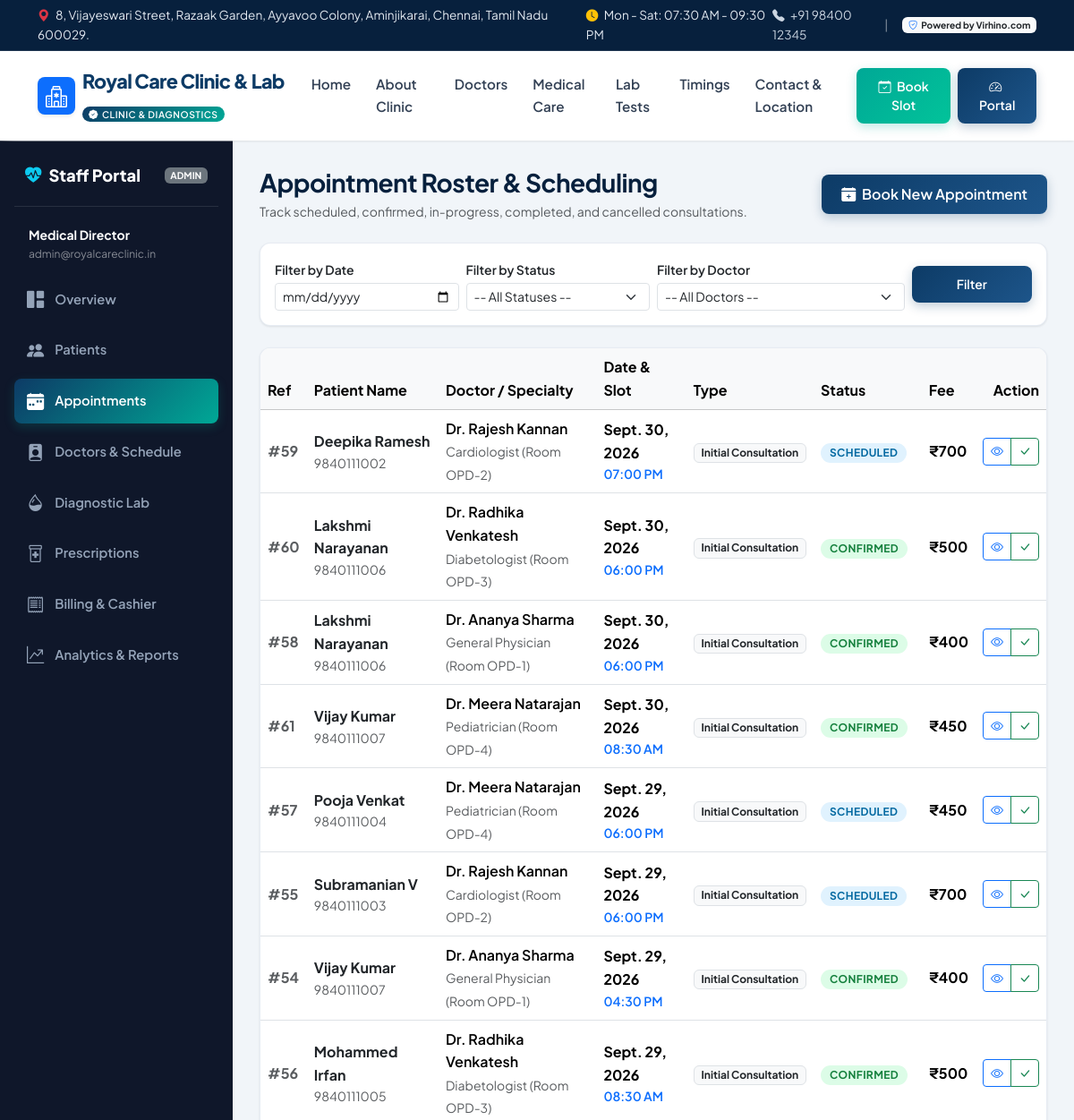
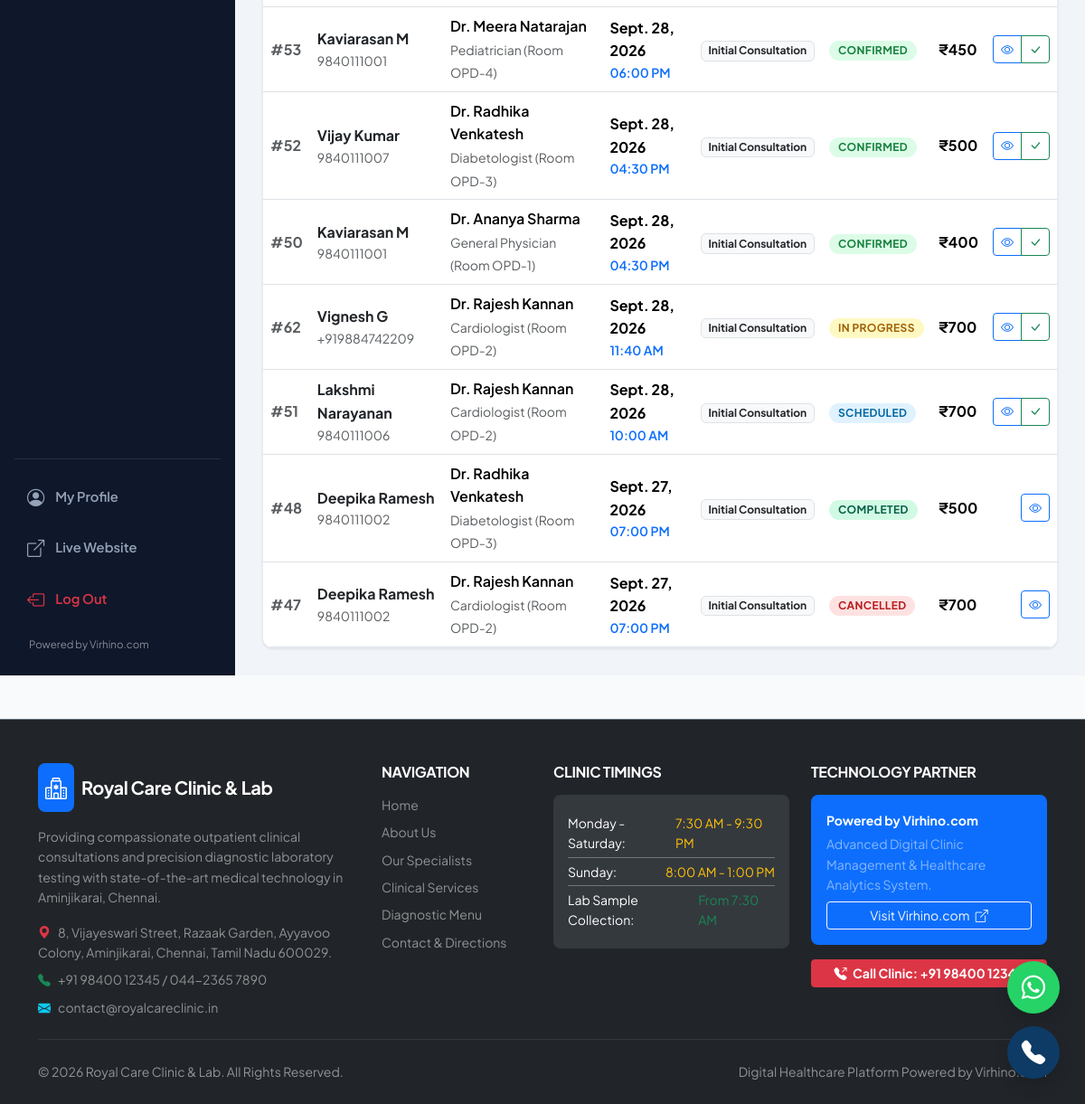
Page /appointments/ (signed in) on the committed database (2 pictures, top to bottom).
### accounts/models.py (models this page shows, shortened)
class User(AbstractUser):
    ROLE_CHOICES = (
        ('admin', 'Administrator'),
        ('doctor', 'Doctor / Specialist'),
        ('receptionist', 'Receptionist / Front Desk'),
        ('lab_technician', 'Lab Technician / Pathologist'),
        ('patient', 'Patient'),
    )
    role = models.CharField(max_length=20, choices=ROLE_CHOICES, default='receptionist')
    phone = models.CharField(max_length=20, unique=True, null=True, blank=True)
    address = models.TextField(blank=True, null=True)
    avatar = models.ImageField(upload_to='avatars/', blank=True, null=True)
    class Meta:
        ordering = ['username']
        verbose_name = 'User'
        verbose_name_plural = 'Users'
    @property
    def is_staff_member(self):
        return self.role in ['admin', 'doctor', 'receptionist', 'lab_technician'] or self.is_staff

### appointments/models.py (models this page shows, shortened)
class Appointment(models.Model):
    STATUS_CHOICES = (
        ('scheduled', 'Scheduled'),
        ('confirmed', 'Confirmed'),
        ('in_progress', 'In Progress'),
        ('completed', 'Completed'),
        ('cancelled', 'Cancelled'),
        ('no_show', 'No-Show / Absent'),
    )
    TYPE_CHOICES = (
        ('consultation', 'Initial Consultation'),
        ('follow_up', 'Follow-up Visit'),
        ('emergency', 'Emergency Walk-in'),
        ('report_review', 'Lab Report Review'),
    )
    patient = models.ForeignKey(
        Patient,
        on_delete=models.CASCADE,
        related_name='appointments'
    )
    doctor = models.ForeignKey(
        Doctor,
        on_delete=models.CASCADE,
        related_name='appointments'
    )
    appointment_date = models.DateField(db_index=True)
    appointment_time = models.TimeField()
    appointment_type = models.CharField(max_length=20, choices=TYPE_CHOICES, default='consultation')
    status = models.CharField(max_length=20, choices=STATUS_CHOICES, default='scheduled', db_index=True)
    fee = models.DecimalField(max_digits=8, decimal_places=2, default=400.00)
    reason = models.TextField(blank=True, help_text='Symptoms or purpose of visit')
    doctor_notes = models.TextField(blank=True, help_text='Internal clinical notes')
    reminder_sent = models.BooleanField(default=False)
    created_at = models.DateTimeField(auto_now_add=True, db_index=True)
    updated_at = models.DateTimeField(auto_now=True)
    class Meta:
        ordering = ['-appointment_date', '-appointment_time']
        unique_together = ['doctor', 'appointment_date', 'appointment_time']
        indexes = [
            models.Index(fields=['appointment_date', 'status']),
            models.Index(fields=['doctor', 'appointment_date']),
        ]

### patients/models.py (models this page shows, shortened)
class Patient(models.Model):
    GENDER_CHOICES = (
        ('male', 'Male'),
        ('female', 'Female'),
        ('other', 'Other'),
    )
    BLOOD_GROUP_CHOICES = (
        ('A+', 'A+'), ('A-', 'A-'),
        ('B+', 'B+'), ('B-', 'B-'),
        ('O+', 'O+'), ('O-', 'O-'),
        ('AB+', 'AB+'), ('AB-', 'AB-'),
        ('Unknown', 'Unknown'),
    )
    first_name = models.CharField(max_length=100)
    last_name = models.CharField(max_length=100, blank=True)
    phone = models.CharField(max_length=20, unique=True, db_index=True)
    email = models.EmailField(blank=True, null=True)
    date_of_birth = models.DateField(null=True, blank=True)
    gender = models.CharField(max_length=10, choices=GENDER_CHOICES, default='other')
    blood_group = models.CharField(max_length=10, choices=BLOOD_GROUP_CHOICES, default='Unknown')
    address = models.TextField(blank=True)
    emergency_contact = models.CharField(max_length=100, blank=True, help_text='Name & Phone')
    allergies = models.TextField(blank=True, help_text='Known drug/food allergies')
    medical_history = models.TextField(blank=True, help_text='Past illnesses, chronic conditions, surgeries')
    created_at = models.DateTimeField(auto_now_add=True, db_index=True)
    updated_at = models.DateTimeField(auto_now=True)
    class Meta:
        ordering = ['-created_at']
        indexes = [
            models.Index(fields=['phone']),
            models.Index(fields=['first_name', 'last_name']),
            models.Index(fields=['created_at']),
        ]
    @property
    def full_name(self):
        return f"{self.first_name} {self.last_name}".strip()

### doctors/models.py (models this page shows, shortened)
class Doctor(models.Model):
    SPECIALTY_CHOICES = (
        ('General Physician', 'General Physician & Internal Medicine'),
        ('Cardiologist', 'Cardiology & Heart Care'),
        ('Diabetologist', 'Diabetology & Endocrinology'),
        ('Pediatrician', 'Pediatrics & Child Health'),
        ('Gynecologist', 'Obstetrics & Gynecology'),
        ('Dermatologist', 'Dermatology & Skin Care'),
        ('Orthopedist', 'Orthopedics & Joint Care'),
        ('ENT Specialist', 'Ear, Nose & Throat (ENT)'),
        ('Pathologist', 'Pathology & Lab Diagnostics'),
    )
    user = models.OneToOneField(
        settings.AUTH_USER_MODEL,
        on_delete=models.CASCADE,
        related_name='doctor_profile'
    )
    specialization = models.CharField(max_length=100, choices=SPECIALTY_CHOICES, default='General Physician')
    qualification = models.CharField(max_length=200, help_text='e.g., MBBS, MD (General Medicine), DNB')
    experience_years = models.PositiveIntegerField(default=1)
    consultation_fee = models.DecimalField(max_digits=8, decimal_places=2, default=400.00)
    room_number = models.CharField(max_length=20, default='OPD-1', help_text='Consulting Room No.')
    photo = models.ImageField(upload_to='doctors/', blank=True, null=True)
    bio = models.TextField(blank=True, help_text='Professional background and clinical focus')
    available_days = models.CharField(
        max_length=100,
        default='Monday,Tuesday,Wednesday,Thursday,Friday,Saturday',
        help_text='Comma-separated days'
    )
    start_time = models.TimeField(default='09:00:00', help_text='Consulting Start Time')
    end_time = models.TimeField(default='18:00:00', help_text='Consulting End Time')
    slot_duration_minutes = models.PositiveIntegerField(default=15, help_text='Minutes per patient slot')
    is_available = models.BooleanField(default=True)
    created_at = models.DateTimeField(auto_now_add=True)
    class Meta:
        ordering = ['specialization', 'user__first_name']
    @property
    def doctor_name(self):
        return f"Dr. {self.user.get_full_name()}" if self.user.get_full_name() else f"Dr. {self.user.username}"

### appointments/views.py (the view)
# urls.py: path('', views.appointment_list, name='appointment_list'),
@login_required
@staff_required
def appointment_list(request):
    date_filter = request.GET.get('date', '')
    status_filter = request.GET.get('status', '')
    doctor_filter = request.GET.get('doctor', '')
    queryset = Appointment.objects.select_related('patient', 'doctor__user').all()
    if date_filter:
        queryset = queryset.filter(appointment_date=date_filter)
    if status_filter:
        queryset = queryset.filter(status=status_filter)
    if doctor_filter:
        queryset = queryset.filter(doctor_id=doctor_filter)
    doctors = Doctor.objects.filter(is_available=True).select_related('user')
    paginator = Paginator(queryset, 15)
    page_number = request.GET.get('page')
    appointments = paginator.get_page(page_number)
    return render(request, 'appointments/list.html', {
        'appointments': appointments,
        'doctors': doctors,
        'date_filter': date_filter,
        'status_filter': status_filter,
        'doctor_filter': doctor_filter,
        'today': timezone.now().date(),
    })

### templates/appointments/list.html (shortened to what this page needs)
{% extends 'dashboard_base.html' %}
{% block dashboard_content %}
<div class="d-flex flex-column flex-md-row justify-content-between align-items-md-center gap-3 mb-4">
  <div>
    <h3 class="fw-bold mb-1">Appointment Roster & Scheduling</h3>
    <p class="text-muted small mb-0">Track scheduled, confirmed, in-progress, completed, and cancelled consultations.</p>
  </div>
  <div>
    <a href="{% url 'appointment_create' %}" class="btn btn-primary-custom">
      <i class="bi bi-calendar-plus-fill me-1"></i> Book New Appointment
    </a>
  </div>
</div>
<div class="card card-custom p-3 mb-4">
  <form method="GET" class="row g-2 align-items-center">
    <div class="col-md-3">
      <label class="form-label small fw-semibold mb-1">Filter by Date</label>
      <input type="date" name="date" class="form-control form-control-sm" value="{{ date_filter }}">
    </div>
    <div class="col-md-3">
      <label class="form-label small fw-semibold mb-1">Filter by Status</label>
      <select name="status" class="form-select form-select-sm">
        <option value="">-- All Statuses --</option>
      </select>
    </div>
    <div class="col-md-4">
      <label class="form-label small fw-semibold mb-1">Filter by Doctor</label>
      <select name="doctor" class="form-select form-select-sm">
        <option value="">-- All Doctors --</option>
      </select>
    </div>
    <div class="col-md-2 d-flex align-items-end gap-2">
      <button type="submit" class="btn btn-primary-custom btn-sm w-100">Filter</button>
    </div>
  </form>
</div>
<div class="card card-custom overflow-hidden">
  <div class="table-responsive">
    <table class="table table-hover align-middle mb-0">
      <thead class="table-light">
        <tr>
          <th>Ref</th>
          <th>Patient Name</th>
          <th>Doctor / Specialty</th>
          <th>Date & Slot</th>
          <th>Type</th>
          <th>Status</th>
          <th>Fee</th>
          <th class="text-end">Action</th>
        </tr>
      </thead>
      <tbody>
        {% for appt in appointments %}
          <tr>
            <td>
              <span class="fw-bold text-muted">#{{ appt.id }}</span>
            </td>
            <td>
              <a href="{% url 'patient_detail' appt.patient.pk %}" class="fw-bold text-dark text-decoration-none">
                {{ appt.patient.full_name }}
              </a>
              <div class="text-muted small">{{ appt.patient.phone }}</div>
            </td>
            <td>
              <div class="fw-semibold">{{ appt.doctor.doctor_name }}</div>
              <small class="text-muted">{{ appt.doctor.specialization }} (Room {{ appt.doctor.room_number }})</small>
            </td>
            <td>
              <div class="fw-bold">{{ appt.appointment_date }}</div>
              <div class="text-primary small fw-semibold">{{ appt.appointment_time|time:"h:i A" }}</div>
            </td>
            <td>
              <span class="badge bg-light text-dark border">{{ appt.get_appointment_type_display }}</span>
            </td>
            <td>
              <span class="badge badge-status badge-{{ appt.status }}">{{ appt.get_status_display }}</span>
            </td>
            <td class="fw-bold">
              ₹{{ appt.fee|floatformat:0 }}
            </td>
            <td class="text-end">
              <div class="btn-group btn-group-sm">
                <a href="{% url 'appointment_detail' appt.pk %}" class="btn btn-outline-primary" title="Open Details">
                  <i class="bi bi-eye"></i>
                </a>
                {% if appt.status != 'completed' and appt.status != 'cancelled' %}
                  <a href="{% url 'appointment_status_update' appt.pk 'completed' %}" class="btn btn-outline-success" title="Mark Completed">
                    <i class="bi bi-check-lg"></i>
                  </a>
                {% endif %}
              </div>
            </td>
          </tr>
        {% empty %}
          <tr>
            <td colspan="8" class="text-center text-muted py-5">No appointments found matching your filter criteria.</td>
          </tr>
        {% endfor %}
      </tbody>
    </table>
  </div>
</div>
{% endblock %}

### templates/dashboard_base.html
{% extends 'base.html' %}
{% load static %}
{% block content %}
<div class="dashboard-layout">
  <aside class="sidebar no-print">
    <div>
      <div class="sidebar-brand d-flex align-items-center justify-content-between">
        <div class="d-flex align-items-center gap-2">
          <i class="bi bi-heart-pulse-fill text-info"></i>
          <span>Staff Portal</span>
        </div>
        <span class="badge bg-secondary text-uppercase" style="font-size: 0.65rem;">{{ user.role }}</span>
      </div>
      <div class="px-3 mb-3 text-white-50 small">
        <div class="fw-bold text-white">{{ user.get_full_name|default:user.username }}</div>
        <div style="font-size: 0.75rem;">{{ user.email }}</div>
      </div>
      <ul class="sidebar-nav">
        <li>
          <a href="{% url 'dashboard' %}" class="sidebar-link {% if request.resolver_match.url_name == 'dashboard' %}active{% endif %}">
            <i class="bi bi-grid-1x2-fill"></i>
            <span>Overview</span>
          </a>
        </li>
        <li>
          <a href="{% url 'patient_list' %}" class="sidebar-link {% if 'patient' in request.resolver_match.url_name %}active{% endif %}">
            <i class="bi bi-people-fill"></i>
            <span>Patients</span>
          </a>
        </li>
        <li>
          <a href="{% url 'appointment_list' %}" class="sidebar-link {% if 'appointment' in request.resolver_match.url_name %}active{% endif %}">
            <i class="bi bi-calendar-week-fill"></i>
            <span>Appointments</span>
          </a>
        </li>
        <li>
          <a href="{% url 'doctor_list' %}" class="sidebar-link {% if 'doctor' in request.resolver_match.url_name %}active{% endif %}">
            <i class="bi bi-person-badge-fill"></i>
            <span>Doctors & Schedule</span>
          </a>
        </li>
        <li>
          <a href="{% url 'lab_dashboard' %}" class="sidebar-link {% if 'lab' in request.resolver_match.url_name %}active{% endif %}">
            <i class="bi bi-droplet-half"></i>
            <span>Diagnostic Lab</span>
          </a>
        </li>
        <li>
          <a href="{% url 'prescription_list' %}" class="sidebar-link {% if 'prescription' in request.resolver_match.url_name %}active{% endif %}">
            <i class="bi bi-prescription2"></i>
            <span>Prescriptions</span>
          </a>
        </li>
        <li>
          <a href="{% url 'invoice_list' %}" class="sidebar-link {% if 'invoice' in request.resolver_match.url_name %}active{% endif %}">
            <i class="bi bi-receipt"></i>
            <span>Billing & Cashier</span>
          </a>
        </li>
        <li>
          <a href="{% url 'analytics_dashboard' %}" class="sidebar-link {% if 'analytics' in request.resolver_match.url_name or 'report' in request.resolver_match.url_name %}active{% endif %}">
            <i class="bi bi-graph-up-arrow"></i>
            <span>Analytics & Reports</span>
          </a>
        </li>
      </ul>
    </div>
    <div class="pt-3 border-top border-secondary border-opacity-25">
      <ul class="sidebar-nav">
        <li>
          <a href="{% url 'profile' %}" class="sidebar-link {% if request.resolver_match.url_name == 'profile' %}active{% endif %}">
            <i class="bi bi-person-circle"></i>
            <span>My Profile</span>
          </a>
        </li>
        <li>
          <a href="{% url 'home' %}" class="sidebar-link" target="_blank">
            <i class="bi bi-box-arrow-up-right"></i>
            <span>Live Website</span>
          </a>
        </li>
        <li>
          <a href="{% url 'logout' %}" class="sidebar-link text-danger">
            <i class="bi bi-box-arrow-left"></i>
            <span>Log Out</span>
          </a>
        </li>
      </ul>
      <div class="mt-3 px-3 small text-white-50" style="font-size: 0.72rem;">
        {{ CLINIC.BRAND }}
      </div>
    </div>
  </aside>
  <main class="main-content">
    {% block dashboard_content %}{% endblock %}
  </main>
</div>
{% endblock %}

### rows in the picture
User: role "ADMIN", get_full_name "Medical Director", email "admin@royalcareclinic.in"
Appointment: id "59", patient.full_name "Deepika Ramesh", patient.phone "9840111002", doctor.doctor_name "Dr. Rajesh Kannan", doctor.specialization "Cardiologist", doctor.room_number "OPD-2", appointment_date "Sept. 30, 2026", appointment_time "07:00 PM", appointment_type "Initial Consultation", status "SCHEDULED", fee "700"
Appointment: id "60", patient.full_name "Lakshmi Narayanan", patient.phone "9840111006", doctor.doctor_name "Dr. Radhika Venkatesh", doctor.specialization "Diabetologist", doctor.room_number "OPD-3", appointment_date "Sept. 30, 2026", appointment_time "06:00 PM", appointment_type "Initial Consultation", status "CONFIRMED", fee "500"
Appointment: id "58", patient.full_name "Lakshmi Narayanan", patient.phone "9840111006", doctor.doctor_name "Dr. Ananya Sharma", doctor.specialization "General Physician", doctor.room_number "OPD-1", appointment_date "Sept. 30, 2026", appointment_time "06:00 PM", appointment_type "Initial Consultation", status "CONFIRMED", fee "400"
Appointment: id "61", patient.full_name "Vijay Kumar", patient.phone "9840111007", doctor.doctor_name "Dr. Meera Natarajan", doctor.specialization "Pediatrician", doctor.room_number "OPD-4", appointment_date "Sept. 30, 2026", appointment_time "08:30 AM", appointment_type "Initial Consultation", status "CONFIRMED", fee "450"
Appointment: id "57", patient.full_name "Pooja Venkat", patient.phone "9840111004", doctor.doctor_name "Dr. Meera Natarajan", doctor.specialization "Pediatrician", doctor.room_number "OPD-4", appointment_date "Sept. 29, 2026", appointment_time "06:00 PM", appointment_type "Initial Consultation", status "SCHEDULED", fee "450"
Appointment: id "55", patient.full_name "Subramanian V", patient.phone "9840111003", doctor.doctor_name "Dr. Rajesh Kannan", doctor.specialization "Cardiologist", doctor.room_number "OPD-2", appointment_date "Sept. 29, 2026", appointment_time "06:00 PM", appointment_type "Initial Consultation", status "SCHEDULED", fee "700"
Appointment: id "54", patient.full_name "Vijay Kumar", patient.phone "9840111007", doctor.doctor_name "Dr. Ananya Sharma", doctor.specialization "General Physician", doctor.room_number "OPD-1", appointment_date "Sept. 29, 2026", appointment_time "04:30 PM", appointment_type "Initial Consultation", status "CONFIRMED", fee "400"
Appointment: id "56", patient.full_name "Mohammed Irfan", patient.phone "9840111005", doctor.doctor_name "Dr. Radhika Venkatesh", doctor.specialization "Diabetologist", doctor.room_number "OPD-3", appointment_date "Sept. 29, 2026", appointment_time "08:30 AM", appointment_type "Initial Consultation", status "CONFIRMED", fee "500"
Appointment: id "53", patient.full_name "Kaviarasan M", patient.phone "9840111001", doctor.doctor_name "Dr. Meera Natarajan", doctor.specialization "Pediatrician", doctor.room_number "OPD-4", appointment_date "Sept. 28, 2026", appointment_time "06:00 PM", appointment_type "Initial Consultation", status "CONFIRMED", fee "450"
Appointment: id "52", patient.full_name "Vijay Kumar", patient.phone "9840111007", doctor.doctor_name "Dr. Radhika Venkatesh", doctor.specialization "Diabetologist", doctor.room_number "OPD-3", appointment_date "Sept. 28, 2026", appointment_time "04:30 PM", appointment_type "Initial Consultation", status "CONFIRMED", fee "500"
Appointment: id "50", patient.full_name "Kaviarasan M", patient.phone "9840111001", doctor.doctor_name "Dr. Ananya Sharma", doctor.specialization "General Physician", doctor.room_number "OPD-1", appointment_date "Sept. 28, 2026", appointment_time "04:30 PM", appointment_type "Initial Consultation", status "CONFIRMED", fee "400"
Appointment: id "62", patient.full_name "Vignesh G", patient.phone "+919884742209", doctor.doctor_name "Dr. Rajesh Kannan", doctor.specialization "Cardiologist", doctor.room_number "OPD-2", appointment_date "Sept. 28, 2026", appointment_time "11:40 AM", appointment_type "Initial Consultation", status "IN PROGRESS", fee "700"
Appointment: id "51", patient.full_name "Lakshmi Narayanan", patient.phone "9840111006", doctor.doctor_name "Dr. Rajesh Kannan", doctor.specialization "Cardiologist", doctor.room_number "OPD-2", appointment_date "Sept. 28, 2026", appointment_time "10:00 AM", appointment_type "Initial Consultation", status "SCHEDULED", fee "700"
Appointment: id "48", patient.full_name "Deepika Ramesh", patient.phone "9840111002", doctor.doctor_name "Dr. Radhika Venkatesh", doctor.specialization "Diabetologist", doctor.room_number "OPD-3", appointment_date "Sept. 27, 2026", appointment_time "07:00 PM", appointment_type "Initial Consultation", status "COMPLETED", fee "500"
Appointment: id "47", patient.full_name "Deepika Ramesh", patient.phone "9840111002", doctor.doctor_name "Dr. Rajesh Kannan", doctor.specialization "Cardiologist", doctor.room_number "OPD-2", appointment_date "Sept. 27, 2026", appointment_time "07:00 PM", appointment_type "Initial Consultation", status "CANCELLED", fee "700"

### other values in the picture
{{ CLINIC.ADDRESS }} "8, Vijayeswari Street, Razaak Garden, Ayyavoo Colony, Aminjikarai, Chennai, Tamil Nadu 600029."
{{ CLINIC.HOURS_WEEKDAY }} "Mon - Sat: 07:30 AM - 09:30 PM"
{{ CLINIC.PHONE }} "+91 98400 12345"
{{ CLINIC.BRAND }} "Powered by Virhino.com"
{{ CLINIC.NAME }} "Royal Care Clinic & Lab"
{{ CLINIC.LANDLINE }} "044-2365 7890"
{{ CLINIC.EMAIL }} "contact@royalcareclinic.in"
